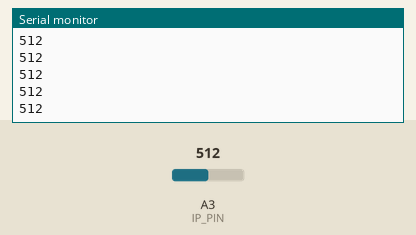
Bench run of a sketch on a simulated Arduino Uno, built with avr-gcc and run on an emulated ATmega328P. On the bench: the last lines printed to the serial monitor. Inputs (shaded band) come from the test bench; at power-on: A3 (IP_PIN) = 512.

Above: at 1.2 s.
1.3 s: A3 (IP_PIN) set to 716
At 1.56 s:
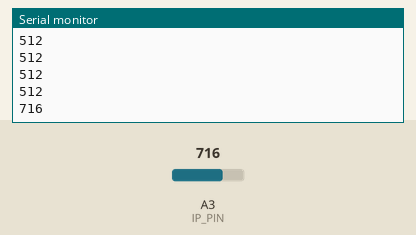
2.8 s: A3 (IP_PIN) set to 900
At 2.96 s:
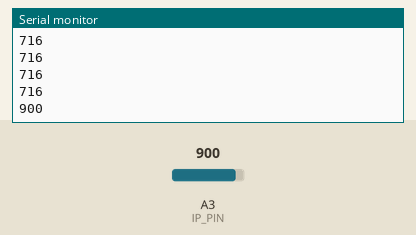
Timing chart, 0 to 5.8 s (numbered marks = the images above; inputs shaded):
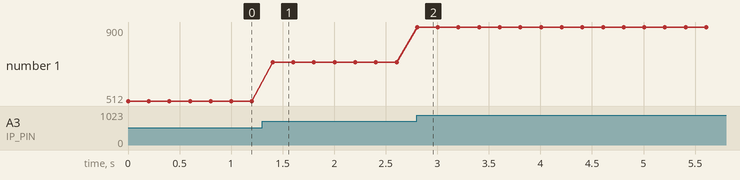

The sketch:

IR_Read.ino
```cpp
#define IP_PIN A3

void setup() {
  Serial.begin(9600);

}

void loop() {
  int ir_value = analogRead(IP_PIN);
  Serial.println(ir_value);
  delay(200);
}
```

Measured:
- after the input at 1.3 s, the serial monitor: prints a new line after 0.10 s (image 1)
- after the input at 2.8 s, the serial monitor: prints a new line at once (image 2)
- plotted number 1: 512 → 716 after the input at 1.3 s, 716 → 900 after the input at 2.8 s
